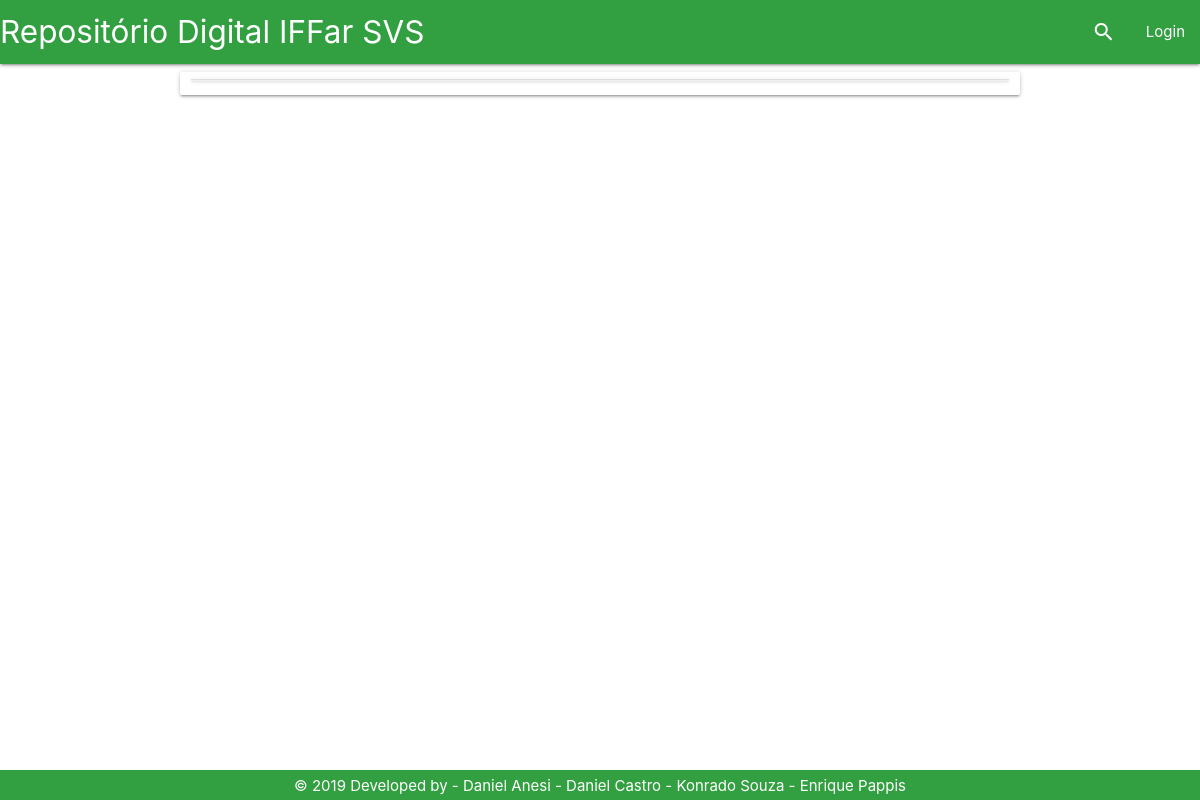
/Tela/listagemPesquisa.php, run on an earlier commit of the app's database.
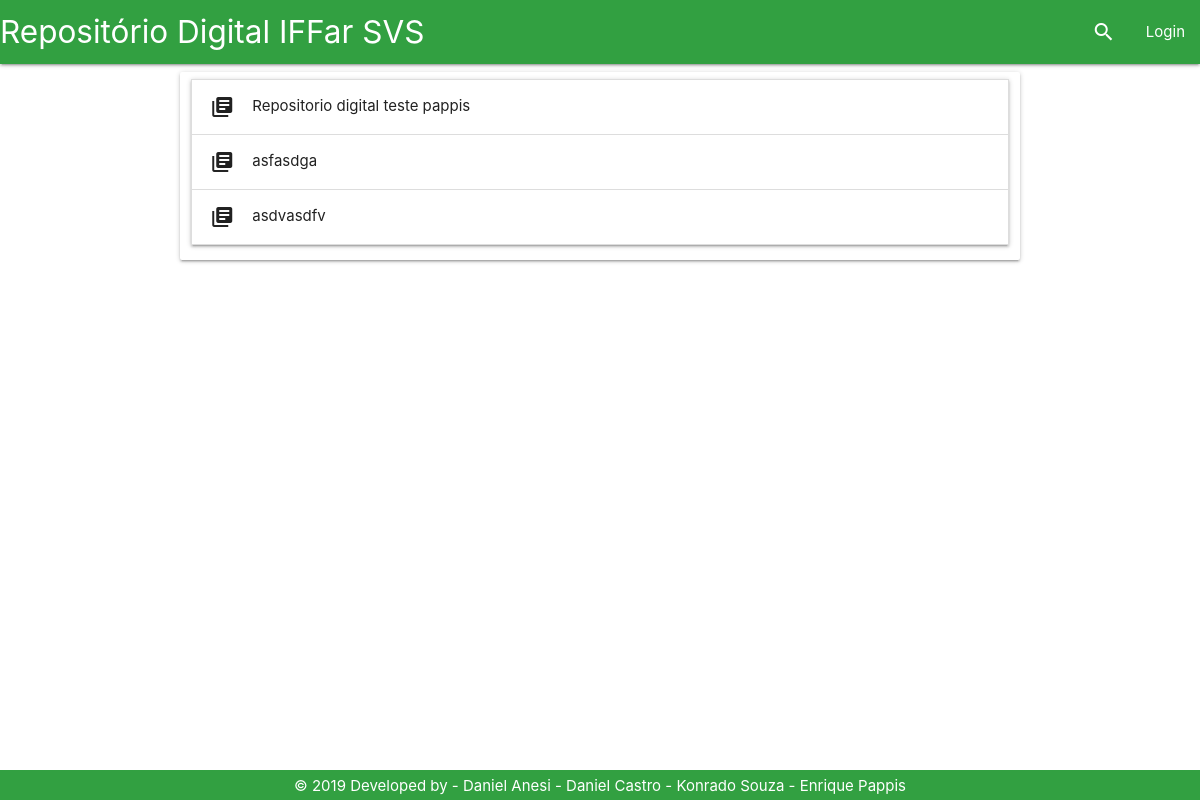
And on a later commit of the database.
### tables this page shows
CREATE TABLE `trabalho` (
  `id_trabalho` int(11) NOT NULL,
  `id_usuario` int(11) NOT NULL,
  `nome` varchar(200) NOT NULL,
  `resumo` varchar(4500) NOT NULL,
  `categoria` varchar(20) NOT NULL,
  `autores` varchar(200) NOT NULL,
  `orientadores` varchar(200) DEFAULT NULL,
  `coorientadores` varchar(200) DEFAULT NULL,
  `palavras_chave` varchar(100) NOT NULL,
  `data_submissao` varchar(40) DEFAULT NULL,
  `caminho` varchar(80) NOT NULL,
  `id_curso` int(11) NOT NULL,
  `numero_acessos` int(11) DEFAULT NULL,
  `numero_downloads` int(11) DEFAULT NULL,
  `publicado` int(1) NOT NULL DEFAULT 0
);

### Controle/trabalhoPDO.php (called while the page is built, shortened)
<?php
if (realpath('./index.php')) {
    include_once './Controle/conexao.php';
    include_once './Controle/usuarioPDO.php';
    include_once './Modelo/Trabalho.php';
    include_once './Modelo/Usuario.php';
} else {
    if (realpath('../index.php')) {
        include_once '../Modelo/Trabalho.php';
    }
}
class TrabalhoPDO
{
    public function selectTrabalho()
    {
        $con = new conexao();
        $pdo = $con->getConexao();
        $stmt = $pdo->prepare('select * from trabalho ORDER BY id_trabalho desc;');
        $stmt->execute();
        if ($stmt->rowCount() > 0) {
            return $stmt;
        } else {
            return false;
        }
    }
}

### Modelo/Trabalho.php (called while the page is built, shortened)
<?php
class trabalho{
private $nome;
public function __construct() {
    if (func_num_args() != 0) {
        $atributos = func_get_args()[0];
        }
    }
     public function getNome(){
         return $this->nome;
     }
}

### Tela/listagemPesquisa.php (the view, shortened to what this page needs)
<!DOCTYPE html>
<?php
if (realpath('./index.php')) {
    include_once './Controle/conexao.php';
    include_once './Controle/trabalhoPDO.php';
    include_once './Controle/cursoPDO.php';
    include_once './Controle/turmaPDO.php';
    include_once './Modelo/Usuario.php';
    include_once './Modelo/Trabalho.php';
} else {
    include_once '../Controle/trabalhoPDO.php';
    include_once '../Modelo/Trabalho.php';
}
include_once '../Base/header.php';
include_once '../Base/nav.php';
?>
<html>
    <head>
    </head>
    <body>
        <div class="container">
            <div class="row">
                <div class="col s12 l12 card">
                    <ul class="collapsible">
                        <?php
                        $trabalhoListar = new trabalhoPDO();
                        $usuarioListar = new usuarioPDO();
                        $cursoListar = new cursoPDO();
                        $turmaListar = new turmaPDO();
                        if ($_GET['c'] != null) {
                            switch ($_GET['msg']) {
                                case "Trabalho":
                                    $sql = $trabalhoListar->selectTrabalho();
                                    break;
                                case "TrabalhoCategoria":
                                    $sql = $trabalhoListar->selectTrabalhoCategoria($_GET['c']);
                                    break;
                                case "TrabalhoNome":
                                    $sql = $trabalhoListar->selectTrabalhoNome($_GET['c']);
                                    break;
                                case "TrabalhoData_submissao":
                                    $sql = $trabalhoListar->selectTrabalhoData_submissao($_GET['c']);
                                    break;
                                case "UsuarioNome":
                                    $sqlUsuario = $usuarioListar->selectUsuarioNome($_GET['c']);
                                    $user = new usuario($sqlUsuario);
                                    $idUsuario = $user->getId();
                                    header("Location: ?=" . $idUsuario);
                                    $sql = $trabalhoListar->selectTrabalhoId_usuario($idUsuario);
                                    break;
                                case "Curso":
                                    $sql = $cursoListar->selectCursoNome($_GET['c']);
                                    break;
                                case "Turma":
                                    $sql = $turmaListar->selectTurmaNome($_GET['c']);
                                    break;
                            }
                        } else {
                            $sql = $trabalhoListar->selectTrabalho();
                        }
                        if ($sql != false) {
                            while ($resultado = $sql->fetch()) {
                                $tr = new trabalho($resultado);
                                ?>
                                <li>
                                    <div class="collapsible-header"><i class="material-icons">library_books</i><?php echo $tr->getNome(); ?></div>
                                </li>
                                <?php
                            }
                        } else {
                            header("msg=falha");
                        }
                        ?>
                    </ul>
                </div>
            </div>
        </div>
        <?php
        include_once '../Base/footer.php';
        ?>
    </body>
</html>

### Base/header.php (shortened to what this page needs)
<?php
$pontos = "";
if (realpath("./index.php")) {
    $pontos = './';
} else {
    if (realpath("../index.php")) {
        $pontos = '../';
    }
}
?>
<link rel="stylesheet" href="<?php echo $pontos; ?>/css/materialize.css">
<link rel="stylesheet" href="<?php echo $pontos; ?>/css/custom.css">

### Base/nav.php (shortened to what this page needs)
<?php
$pontos = "";
if (realpath("./index.php")) {
    $pontos = './';
} else {
    if (realpath("../index.php")) {
        $pontos = '../';
    }
}
if (isset($_SESSION['usuario'])) {
    include_once $pontos . 'Modelo/usuario.php';
    $usuario = new usuario();
    $usuario = unserialize($_SESSION['usuario']);
    if ($usuario->getAdministrador() ==1) {
        include_once $pontos . 'Base/navAdm.php';
    } else {
        include_once $pontos . 'Base/navPadrao.php';
    }
} else {
    include_once $pontos . 'Base/navBar.php';
}

### Base/navBar.php (shortened to what this page needs)
<?php
$pontos = "";
if (realpath("./index.php")) {
    $pontos = './';
} else {
    if (realpath("../index.php")) {
        $pontos = '../';
    }
}
?>
<div class="navbar-fixed">
    <nav class="nav-extended corpadrao">
        <div class="nav-wrapper">
            <a href="<?php echo $pontos; ?>index.php" class="brand-logo left">Repositório Digital IFFar SVS</a>
            <ul id="nav-mobile" class="right">
                <li><a href="<?php echo $pontos; ?>Tela/pesquisa.php" style="color: white;"><i class="small material-icons">search</i></a></li>
                <li><a href="<?php echo $pontos; ?>Tela/login.php">Login</a></li>
            </ul>
        </div>
    </nav>
</div>

### Base/footer.php (shortened to what this page needs)
<footer class="center corpadrao">
    <div class="footer-copyright white-text" ><a href="#" class="white-text">
            © 2019 Developed by - Daniel Anesi - Daniel Castro - Konrado Souza - Enrique Pappis</a>
        </div>
</footer>

### css/custom.css (style rules this page uses)
footer { position: fixed; bottom: 0; width: 100%; padding-top: 5px; padding-bottom: 3px; }
.corpadrao { background-color: #32A041; }

What changed in the data, as far as the page shows it:
added trabalho: nome "Repositorio digital teste pappis"
added trabalho: nome "asfasdga"
added trabalho: nome "asdvasdfv"
